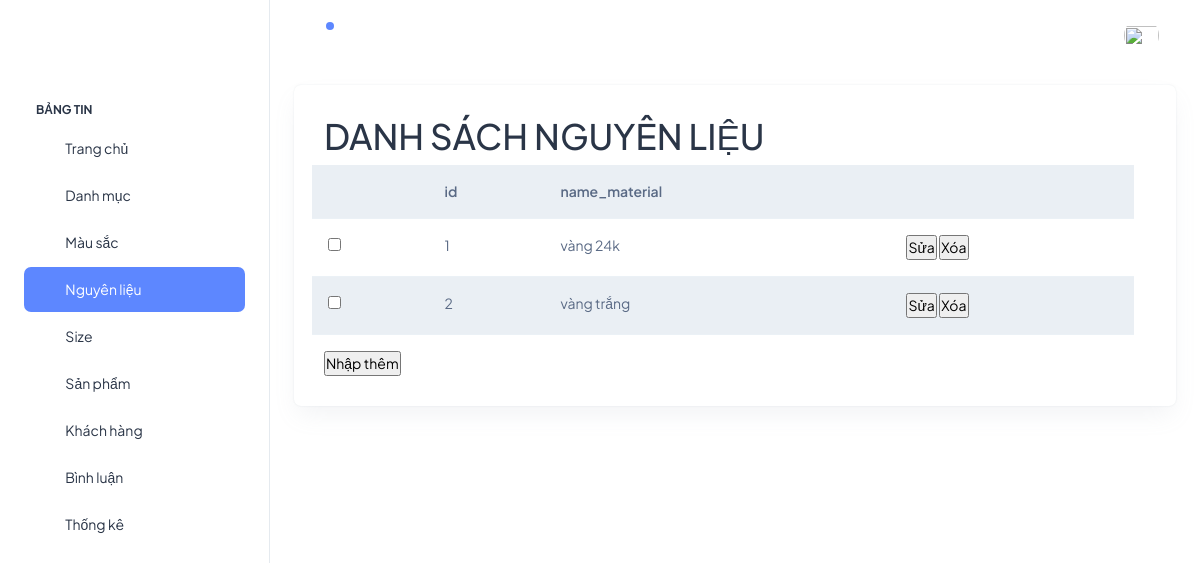
The page /admin/index.php?act=listmaterial on the database as committed earlier.
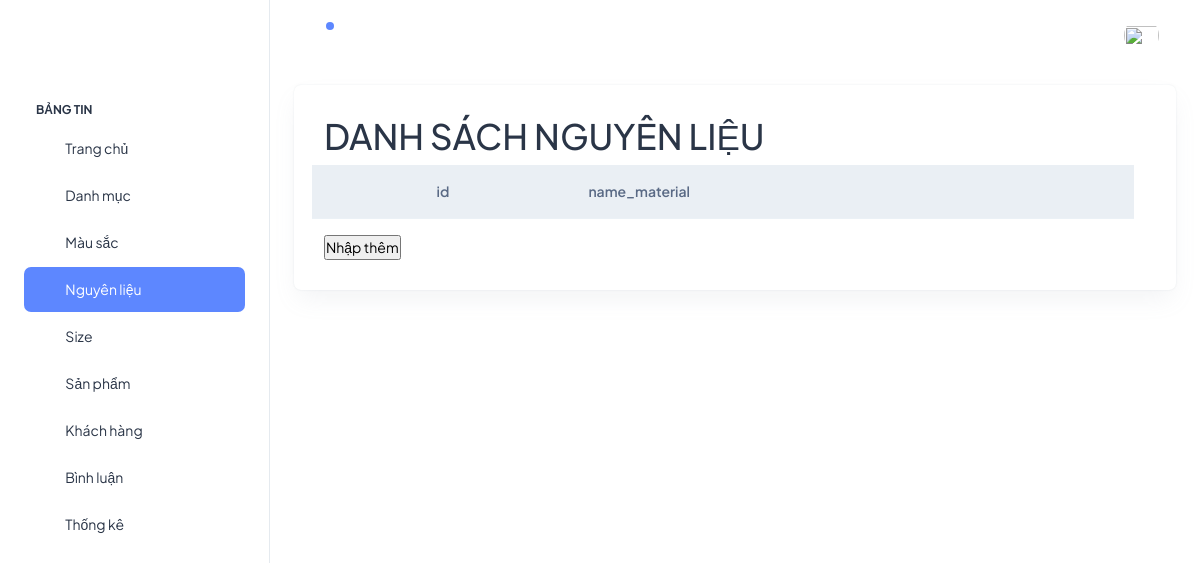
The same page on the database as committed later.
### tables this page shows
CREATE TABLE IF NOT EXISTS `material` (
  `id` int NOT NULL AUTO_INCREMENT,
  `name_material` text NOT NULL,
  `status` text NOT NULL,
  PRIMARY KEY (`id`)
);

### model/pdo.php (called while the page is built, shortened)
<?php
function pdo_get_connection(){
    $dburl = "mysql:host=localhost;dbname=duan1-hq;charset=utf8";
    $username = 'root';
    $password = '';
    $conn = new PDO($dburl, $username, $password);
    $conn->setAttribute(PDO::ATTR_ERRMODE, PDO::ERRMODE_EXCEPTION);
    return $conn;
}
function pdo_query($sql){
    $sql_args = array_slice(func_get_args(), 1);
    try{
        $conn = pdo_get_connection();
        $stmt = $conn->prepare($sql);
        $stmt->execute($sql_args);
        $rows = $stmt->fetchAll();
        return $rows;
    }
    catch(PDOException $e){
        throw $e;
    }
    finally{
        unset($conn);
    }
}

### model/singeletable.php (called while the page is built, shortened)
<?php
    function showcolumn($tablename){
        $sql="SHOW COLUMNS FROM $tablename";
        $listcol=pdo_query($sql);
        return $listcol;
    }
    function loadall_forsingletable($tablename){
        $sql =" select * from $tablename where status = 1 order  by id asc";
        $listforsingletable=pdo_query($sql);
        return $listforsingletable;
    }
?>

### admin/singeletable/list.php (the view)
<div class="card">
    <div class="card-body">
        <div class="row">
            <H1 class="text-uppercase">DANH SÁCH <?php if (isset($titletable) && ($titletable != "")) echo $titletable;?> </H1>
        </div>
        <div class="row">
            <div class="row">
                <table class="table table-striped">
                    <tr>
                        <th></th>
                        <?php
                        $last_key = array_key_last($listcol);
                        foreach ($listcol as $key => $value) {
                            extract($value);
                            if ($key != $last_key) {
                        ?>
                                <th><?= $Field ?></th>
                        <?php
                            }
                        }
                        ?>
                        <th></th>
                    </tr>
                    <?php
                    foreach ($listforsingletable as $list) {
                        extract($list);
                        if (isset($n_table) && ($n_table != "")){
                            $sua = "index.php?act=sua$n_table&id=" . $id;
                            $xoa = "index.php?act=xoa$n_table&id=" . $id;
                        }
                        else{
                            echo "ERROR";
                        };
                    ?>
                        <tr>
                            <td><input type="checkbox" name="" id=""></td>
                            <?php
                            $last_key = array_key_last($listcol);
                            foreach ($listcol as $key => $value) {
                                extract($value);
                                if ($key != $last_key) {
                            ?>
                                    <td><?= $$Field ?></td>
                            <?php
                                }
                            }
                            ?>
                            <td> <a href="<?=$sua?>"><input type="button" value="Sửa"></a> <a href="<?=$xoa?>"><input type="button" value="Xóa"></a></td>
                        </tr>
                    <?php
                    }
                    ?>
                </table>
            </div>
            <div class="row mb10">
                <a href="index.php?act=<?php if (isset($urladd) && ($urladd != "")) echo $urladd; ?>"><input type="button" value="Nhập thêm"></a>
            </div>
        </div>
    </div>
</div>

Rows that differ between the two databases and show on the page:
no longer on this page (row edited): material: Field "1", Field "vàng 24k"
no longer on this page (row edited): material: Field "2", Field "vàng trắng"
